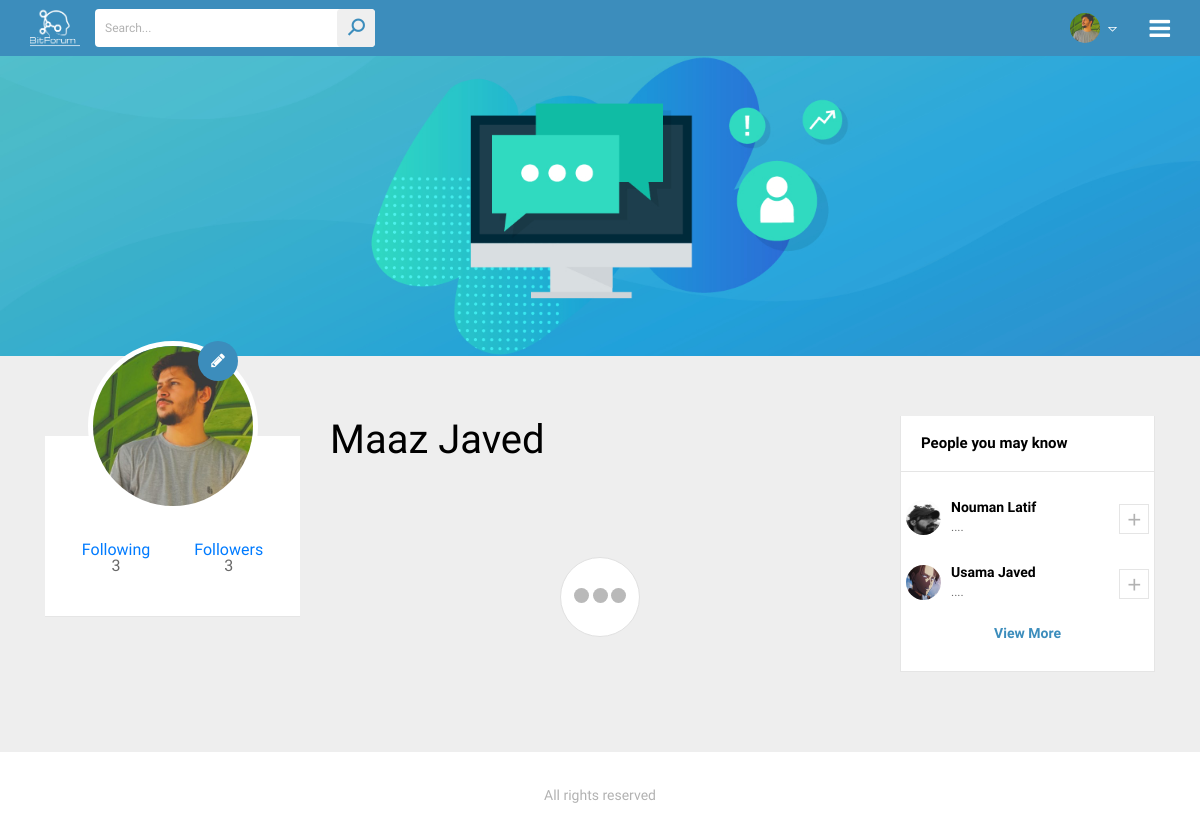
/myProfile (signed in), run on the app's committed database.
### posts/models.py (models this page shows, shortened)
class User(models.Model):
    email = models.EmailField(max_length=254,unique=True)
    name = models.TextField()
    password = models.TextField(max_length=15)
    status = models.TextField(max_length=250)
    profile_pic = models.ImageField(upload_to='')

### bitforum/views.py (the view, shortened to what this page needs)
# urls.py: path('myProfile',myProfile),
def myProfile(request):
    if 'email' not in request.session:
        return redirect(login_signup_page)
    user = User.objects.get(email=request.session['email'])
    allUser = User.objects.all()
    following_count = FollowersFollowings.objects.filter(followerId=user.id)
    followers_count = FollowersFollowings.objects.filter(followingId=user.id)
    followed_topics = TopicFollower.objects.filter(followerId=user.id)
    people_you_may_know = []
    alltopics = Topic.objects.all()
    topics = []
    for t in alltopics:
        found = False
        for temp in followed_topics:
            if temp.topicId.topic_name == t.topic_name:
                found = True
                break
        if found:
            continue
        else:
            topics.append(t)
    for u in allUser:
        found = False
        if u.email == user.email:
            continue
        for temp in following_count:
            if temp.followingId.email == u.email:
                found = True
                break
        if found:
            continue
        else:
            people_you_may_know.append(u)
    myPosts = Post.objects.filter(user_id=user)
    postsToShow = []
    topics_with_follower_count = []
    for topic in topics:
        topics_with_follower_count.append(
            {'t': topic.topic_name, 'count': str(len(TopicFollower.objects.filter(topicId=topic.id))) + " Followers"})
    people_you_may_know = people_you_may_know[0:4]
    postsToShow = postsToShow[::-1]
    return render(request, 'my-profile-feed.html',
                  {'newsFeedPosts': postsToShow, 'user': user, 'followers_count': len(followers_count),
                   'following_count': len(following_count) + len(followed_topics), 'people': people_you_may_know,
                   'suggested_topics': topics_with_follower_count, 'myfollowers': followers_count,
                   'myfollowing': following_count
                      , 'mytopics': followed_topics})

### templates/my-profile-feed.html (shortened to what this page needs)
{% load static %}
<!DOCTYPE html>
<html>
<head>
<link rel="stylesheet" type="text/css" href="{% static 'css/animate.css' %}">
<link rel="stylesheet" type="text/css" href="{% static 'css/bootstrap.min.css' %}">
<link rel="stylesheet" type="text/css" href="{% static 'css/flatpickr.min.css' %}">
<link rel="stylesheet" type="text/css" href="{% static 'css/line-awesome.css' %}">
<link rel="stylesheet" type="text/css" href="{% static 'css/line-awesome-font-awesome.min.css' %}">
<link rel="stylesheet" type="text/css" href="{% static 'css/font-awesome.min.css' %}">
<link rel="stylesheet" type="text/css" href="{% static 'lib/slick/slick.css' %}">
<link rel="stylesheet" type="text/css" href="{% static 'lib/slick/slick-theme.css' %}">
<link rel="stylesheet" type="text/css" href="{% static 'css/style.css' %}">
<link rel="stylesheet" type="text/css" href="{% static 'css/responsive.css' %}">
</head>
<body onload="start()">
	<div class="wrapper">
		<header>
			<div class="container">
				<div class="header-data">
					<div class="logo">
						<a href="../" title=""><img src="{% static 'images/logo.png' %}" height="50" width="50" alt=""></a>
					</div>
					<div class="search-bar">
						<form>
							<input type="text" name="search" placeholder="Search...">
							<button type="submit"><i class="la la-search"></i></button>
						</form>
					</div>
					<div class="menu-btn">
						<a href="#" title=""><i class="fa fa-bars"></i></a>
					</div>
					<div class="user-account">
						<div class="user-info" >
							<img src=" {{ user.profile_pic }} " height="30" width="30" alt="" style="margin-left:40px">
							<i class="la la-sort-down"></i>
						</div>
					</div>
				</div>
			</div>
		</header>
		<section class="cover-sec">
			<img src="{% static 'images/cover.jpg' %}" alt="">
		</section>
		<main>
			<div class="main-section">
				<div class="container">
					<div class="main-section-data">
						<div class="row">
							<div class="col-lg-3">
								<div class="main-left-sidebar" >
									<div class="user_profile ">
										<div class="user-pro-img">
											<img src="{{user.profile_pic}}" alt="" width="170" height="170">
											<a  title="" style="cursor: pointer" data-toggle="modal" data-target="#editProfileModal"><i class="fa fa-pencil"></i></a>
										</div>
										<div class="user_pro_status">
											<ul class="flw-status">
												<li>
												<div class="container">
													<h4><a href="#" title="" data-toggle="modal" data-target="#myModal">Following</a></h4>
												</div>
												<span>{{ following_count }}</span>
											</li>
											<li>
												<div class="container">
													<h4><a href="#"  data-toggle="modal" data-target="#myModal2">Followers</a></h4>
												</div>
												<span>{{ followers_count }}</span>
											</li>
											</ul>
										</div>
									</div>
								</div>
							</div>
							<div class="col-lg-6">
								<div class="main-ws-sec">
									<div class="user-tab-sec">
										<h3>{{ user.name }}</h3>
									</div>
									<div class="product-feed-tab current" id="feed-dd">
										<div class="posts-section">
											<div class="process-comm">
												<div class="spinner">
													<div class="bounce1"></div>
													<div class="bounce2"></div>
													<div class="bounce3"></div>
												</div>
											</div>
										</div>
									</div>
									</div>
							</div>
							<div class="col-lg-3">
								<div class="right-sidebar" style="position: sticky;
  top: 0;">
									<div class="suggestions full-width" >
										<div class="sd-title">
											<h3>People you may know</h3>
										</div>
										<div class="suggestions-list">
											{% for i in people %}
											<div class="suggestion-usd">
												<a href="/viewProfile/{{ i.id }}"><img src="{{ i.profile_pic }}" height="35" width="35" alt=""></a>
												<div class="sgt-text">
													<a href="/viewProfile/{{ i.id }}"> <h4>{{ i.name }}</h4></a>
														<span>{{ i.status | slice:"0:15" | add:"...." }}</span>
												</div>
												<span id="{{ i.id }}" onclick="followAjax(this.id)" ><i id="plusSign{{ i.id }}" class="la la-plus"></i></span>
											</div>
											{% endfor %}
											<div class="view-more">
												<a href="#" title="">View More</a>
											</div>
										</div>
									</div>
									</div>
								</div>
							</div>
						</div>
					</div>
				</div>
			</div>
		<footer>
			<div class="footy-sec mn no-margin">
				<div class="container">
					<ul>
						<li><a href="#" title="">All rights reserved</a></li>
					</ul>
				</div>
			</div>
		</footer>
</body>
</html>

### static/css/responsive.css (style rules this page uses)
@media (max-width: 1200px) { .menu-btn { display: block; } }
@media (max-width: 1200px) { .suggestion-usd { padding: 15px 5px; } }
@media (max-width: 1200px) { .sd-title h3 { font-size: 15px; } }
@media (max-width: 1200px) { .flw-status li { margin-right: 10px; } }
@media (max-width: 1200px) { .flw-status li span { font-size: 16px; } }
@media (max-width: 1200px) { .footy-sec ul { width: 100%;text-align: center; } }
@media (max-width: 1200px) { .footy-sec.mn ul { padding: 30px 0 25px 0; } }
@media (max-width: 1200px) { .footy-sec { text-align: center; } }
@media (max-width: 1200px) { .sgt-text span { font-size: 12px; } }

### data on the page
User: profile_pic (picture), name "Maaz Javed"
User: profile_pic (picture), name "Nouman Latif", status|add "...."
User: profile_pic (picture), name "Usama Javed", status|add "...."

### other printed values
{{ following_count }} "3"
{{ followers_count }} "3"
